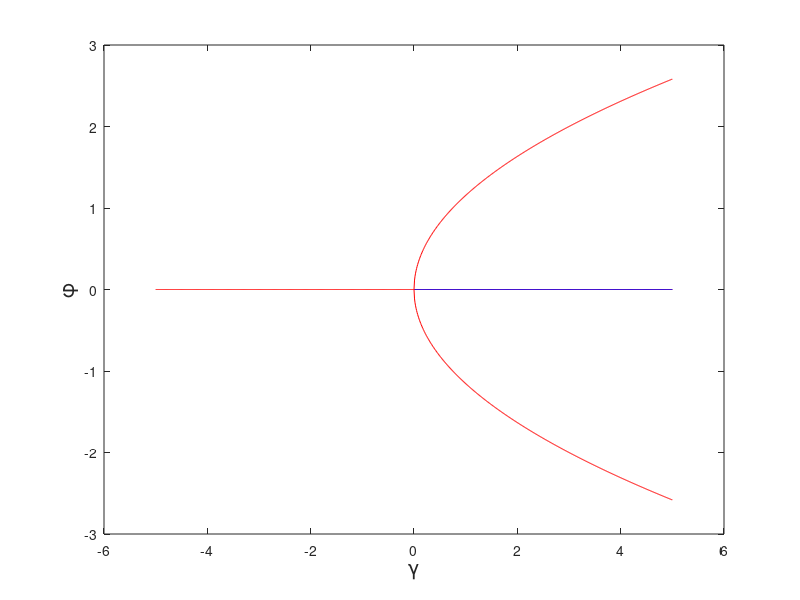

This figure's MATLAB source:
clear; 
r=-5:0.01:5;r1=0:0.01:5;
f1=@(r)0*r;
f2=@(r)2*sqrt(r/3);
f3=@(r)(-2)*sqrt(r/3);
figure
plot(r,f1(r),'r');
hold on
plot(r1,f1(r1),'b');
hold on
plot(r1,f2(r1),'r');
hold on
plot(r1,f3(r1),'r');
fsize=15;
xlabel('\gamma','Fontsize',fsize);
ylabel('\phi','Fontsize',fsize);
